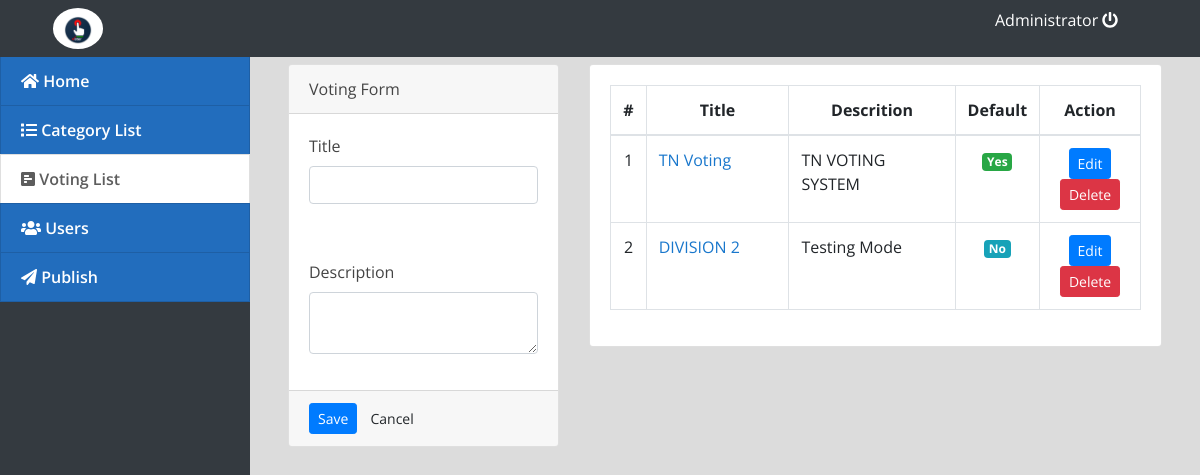
Page /index.php?page=voting_list (signed in) on the committed database.
### tables this page shows
CREATE TABLE `voting_list` (
  `id` int(30) NOT NULL,
  `title` varchar(250) NOT NULL,
  `description` text NOT NULL,
  `is_default` tinyint(1) NOT NULL DEFAULT 0
);

### voting_list.php (the view, shortened to what this page needs)
<?php include('db_connect.php');?>
<div class="container-fluid">
	<div class="col-lg-12">
		<div class="row">
			<div class="col-md-4">
			<form action="" id="manage-voting">
				<div class="card">
					<div class="card-header">
						    Voting Form
				  	</div>
					<div class="card-body">
							<div class="form-group">
								<label class="control-label">Title</label>
								<input type="text" class="form-control" name="title">
							</div>
					</div>
					<div class="card-body">
							<div class="form-group">
								<label class="control-label">Description</label>
								<textarea class="form-control" name="description"></textarea>
							</div>
					</div>
					<div class="card-footer">
						<div class="row">
							<div class="col-md-12">
								<button class="btn btn-sm btn-primary"> Save</button>
								<button class="btn btn-sm btn-default" type="button" onclick="$('#manage-voting').get(0).reset()"> Cancel</button>
							</div>
						</div>
					</div>
				</div>
			</form>
			</div>
			<div class="col-md-8">
				<div class="card">
					<div class="card-body">
						<table class="table table-bordered table-hover">
							<colgroup>
								<col width="5%">
								<col width="30%">
								<col width="35%">
								<col width="10%">
								<col width="20%">
							</colgroup>
							<thead>
								<tr>
									<th class="text-center">#</th>
									<th class="text-center">Title</th>
									<th class="text-center">Descrition</th>
									<th class="text-center">Default</th>
									<th class="text-center">Action</th>
								</tr>
							</thead>
							<tbody>
								<?php
								$i = 1;
								$vote = $conn->query("SELECT * FROM voting_list order by id asc");
								while($row=$vote->fetch_assoc()):
								?>
								<tr>
									<td class="text-center"><?php echo $i++ ?></td>
									<td class=""><a href="index.php?page=manage_voting&id=<?php echo $row['id'] ?>"><?php echo $row['title'] ?></a></td>
									<td class=""><?php echo $row['description'] ?></td>
									<?php if($row['is_default'] == 1): ?>
										<td class="text-center"><div class="badge badge-success">Yes</div></td>
									<?php elseif($row['is_default'] == 0):  ?>
										<td class="text-center"><div class="badge badge-info update_default" data-id="<?php echo $row['id'] ?>">No</div></td>
									<?php endif; ?>
									<td class="text-center">
										<button class="btn btn-sm btn-primary edit_voting" type="button" data-id="<?php echo $row['id'] ?>">Edit</button>
										<button class="btn btn-sm btn-danger delete_voting" type="button" data-id="<?php echo $row['id'] ?>">Delete</button>
									</td>
								</tr>
								<?php endwhile; ?>
							</tbody>
						</table>
					</div>
				</div>
			</div>
		</div>
	</div>
</div>

### assets/css/style.css (style rules this page uses)
body { font-family: "Open Sans", sans-serif; color: #444444; width: 100%; height: calc(100%); }
a { color: #1977cc; }

### index.php (style rules this page uses)
body { background: #80808045; }

### voting_list.php (style rules this page uses)
.update_default { cursor: pointer; }

### rows in the picture
voting_list: title "TN Voting", description "TN VOTING SYSTEM", is_default "Yes"
voting_list: title "DIVISION 2", description "Testing Mode"

### other values in the picture
$_SESSION['login_name'] "Administrator"
